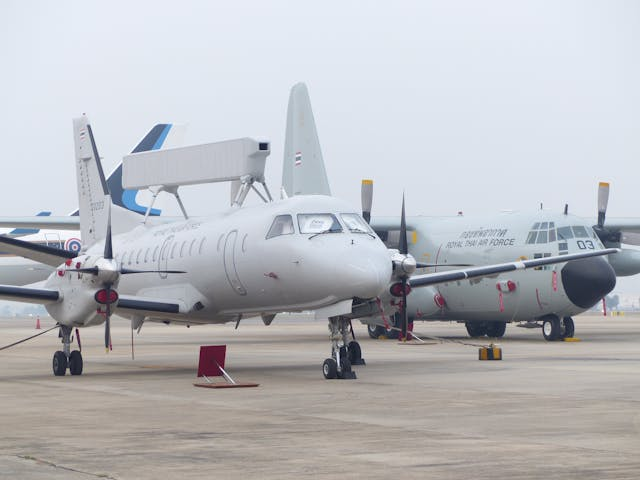
#> input picture data/pexels-saab-340.jpg, 640 x 480 px, found by its file name
$ python 13.py
#> lines starting #> are read from the running program, lines starting #| are printed output that depends on the picture
import cv2 as cv
import os
import matplotlib.pyplot as plt

def imageResize():
    root = os.getcwd()
    imgPath = os.path.join(root, "data\\pexels-saab-340.jpg")
    img = cv.imread(imgPath)
#> img is the input picture: shape (480, 640, 3); mean B, G, R 190.4, 185.9, 184.5
    imgRGB = cv.cvtColor(img, cv.COLOR_BGR2RGB)
    img = imgRGB[286:345,322:389,:]
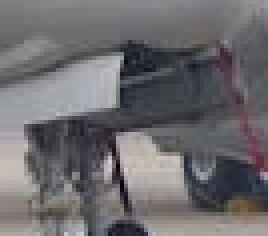
#> img: shape (59, 67, 3) (shown 4 times larger); mean R, G, B 109.1, 106.9, 109.9
    height,width,_ = img.shape
#> height = 59; width = 67
    scale =1/4

    interpMethods = [
        cv.INTER_AREA,
        cv.INTER_LINEAR,
        cv.INTER_NEAREST,
        cv.INTER_CUBIC,
        cv.INTER_LANCZOS4
    ]
    interpTitle = ['area', 'linear', 'nearest', 'cubic', 'lanczos']
    plt.figure()
    plt.subplot(2,3,1)
    plt.imshow(img)

    for i in range(len(interpMethods)):
        plt.subplot(2,3,i+2)
        imgResize = cv.resize(img, (int(width*scale) ,  (int(height*scale))), interpolation=interpMethods[i])
        plt.imshow(imgResize)
        plt.title(interpTitle[i])
    plt.show()
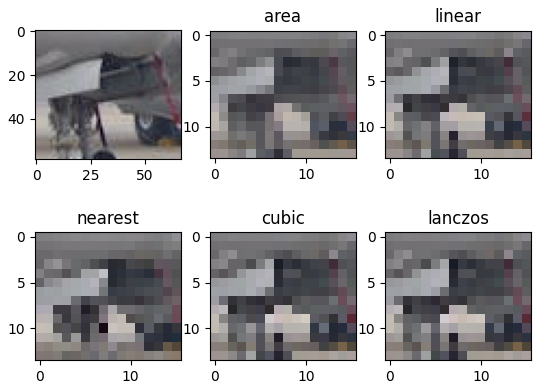
#> figure drawn by matplotlib, 6 panels
if __name__ == "__main__":
    imageResize()

$ run again, with data/pexels-saab-39.jpg copied over data/pexels-saab-340.jpg
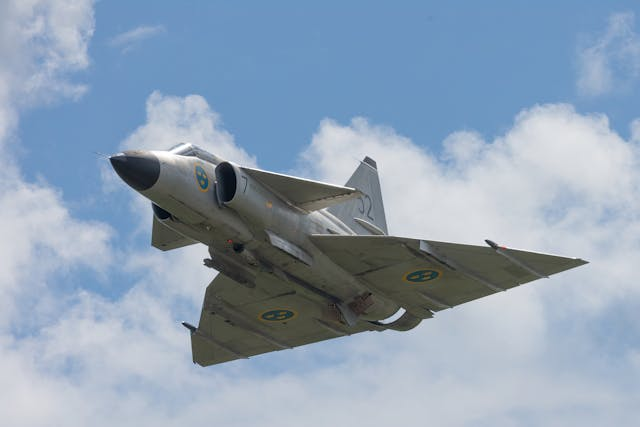
#> input picture data/pexels-saab-39.jpg, 640 x 427 px, found by its file name
#> in imageResize, img is the input picture: shape (427, 640, 3); mean B, G, R 180.8, 161.2, 143.1
#> in imageResize, `img = imgRGB[286:345,322:389,:]`:
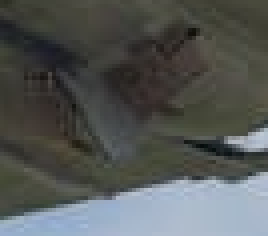
#> img: shape (59, 67, 3) (shown 4 times larger); mean R, G, B 83.9, 87, 85.2
